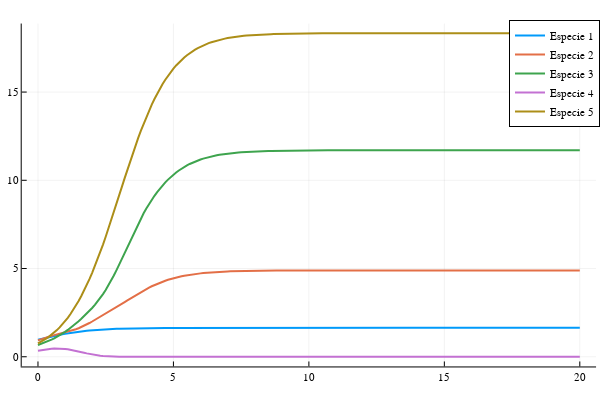

The code cell stored with this chart in its notebook:
### Code cell
plot(t,sol[:,1],label ="Especie 1",w=2)

plot!(t,sol[:,2],label ="Especie 2",w=2)
plot!(t,sol[:,3],label ="Especie 3",w=2)
plot!(t,sol[:,4],label ="Especie 4",w=2)
plot!(t,sol[:,5],label ="Especie 5",w=2)

### Figure 1 — Plotly figure (JSON) as saved in the notebook; plotly's stock layout.template omitted (floating-point values rounded to 4 significant figures; data arrays with more than 128 entries replaced by an {"elided": "..."} marker saying what was removed)
{"data": [{"colorbar": {"len": 0.9525, "title": "", "x": 0.9934, "y": 0.5139}, "legendgroup": "Especie 1", "line": {"color": "rgba(0, 154, 250, 1.000)", "dash": "solid", "shape": "linear", "width": 2}, "mode": "lines", "name": "Especie 1", "showlegend": true, "type": "scatter", "x": {"elided": "201 float values"}, "xaxis": "x", "y": {"elided": "201 float values"}, "yaxis": "y", "zmax": null, "zmin": null}, {"colorbar": {"len": 0.9525, "title": "", "x": 0.9934, "y": 0.5139}, "legendgroup": "Especie 2", "line": {"color": "rgba(227, 111, 71, 1.000)", "dash": "solid", "shape": "linear", "width": 2}, "mode": "lines", "name": "Especie 2", "showlegend": true, "type": "scatter", "x": {"elided": "201 float values"}, "xaxis": "x", "y": {"elided": "201 float values"}, "yaxis": "y", "zmax": null, "zmin": null}, {"colorbar": {"len": 0.9525, "title": "", "x": 0.9934, "y": 0.5139}, "legendgroup": "Especie 3", "line": {"color": "rgba(62, 164, 78, 1.000)", "dash": "solid", "shape": "linear", "width": 2}, "mode": "lines", "name": "Especie 3", "showlegend": true, "type": "scatter", "x": {"elided": "201 float values"}, "xaxis": "x", "y": {"elided": "201 float values"}, "yaxis": "y", "zmax": null, "zmin": null}, {"colorbar": {"len": 0.9525, "title": "", "x": 0.9934, "y": 0.5139}, "legendgroup": "Especie 4", "line": {"color": "rgba(195, 113, 210, 1.000)", "dash": "solid", "shape": "linear", "width": 2}, "mode": "lines", "name": "Especie 4", "showlegend": true, "type": "scatter", "x": {"elided": "201 float values"}, "xaxis": "x", "y": {"elided": "201 float values"}, "yaxis": "y", "zmax": null, "zmin": null}, {"colorbar": {"len": 0.9525, "title": "", "x": 0.9934, "y": 0.5139}, "legendgroup": "Especie 5", "line": {"color": "rgba(172, 142, 24, 1.000)", "dash": "solid", "shape": "linear", "width": 2}, "mode": "lines", "name": "Especie 5", "showlegend": true, "type": "scatter", "x": {"elided": "201 float values"}, "xaxis": "x", "y": {"elided": "201 float values"}, "yaxis": "y", "zmax": null, "zmin": null}], "layout": {"annotations": [], "height": 400, "legend": {"bgcolor": "rgba(255, 255, 255, 1.000)", "bordercolor": "rgba(0, 0, 0, 1.000)", "borderwidth": 1, "font": {"color": "rgba(0, 0, 0, 1.000)", "family": "sans-serif", "size": 11}, "title": {"font": {"color": "rgba(0, 0, 0, 1.000)", "family": "sans-serif", "size": 15}, "text": ""}, "tracegroupgap": 0, "traceorder": "normal", "x": 1, "xanchor": "auto", "y": 1, "yanchor": "auto"}, "margin": {"b": 20, "l": 0, "r": 0, "t": 20}, "paper_bgcolor": "rgba(255, 255, 255, 1.000)", "plot_bgcolor": "rgba(255, 255, 255, 1.000)", "showlegend": true, "width": 600, "xaxis": {"anchor": "y", "domain": [0.03619, 0.9934], "gridcolor": "rgba(0, 0, 0, 0.100)", "gridwidth": 0.5, "linecolor": "rgba(0, 0, 0, 1.000)", "mirror": false, "range": [-0.6, 20.6], "showgrid": true, "showline": true, "showticklabels": true, "tickangle": 0, "tickcolor": "rgb(0, 0, 0)", "tickfont": {"color": "rgba(0, 0, 0, 1.000)", "family": "sans-serif", "size": 11}, "tickmode": "array", "ticks": "inside", "ticktext": ["0", "5", "10", "15", "20"], "tickvals": [0, 5, 10, 15, 20], "title": "", "titlefont": {"color": "rgba(0, 0, 0, 1.000)", "family": "sans-serif", "size": 15}, "type": "-", "visible": true, "zeroline": false, "zerolinecolor": "rgba(0, 0, 0, 1.000)"}, "yaxis": {"anchor": "x", "domain": [0.03762, 0.9902], "gridcolor": "rgba(0, 0, 0, 0.100)", "gridwidth": 0.5, "linecolor": "rgba(0, 0, 0, 1.000)", "mirror": false, "range": [-0.55, 18.88], "showgrid": true, "showline": true, "showticklabels": true, "tickangle": 0, "tickcolor": "rgb(0, 0, 0)", "tickfont": {"color": "rgba(0, 0, 0, 1.000)", "family": "sans-serif", "size": 11}, "tickmode": "array", "ticks": "inside", "ticktext": ["0", "5", "10", "15"], "tickvals": [0, 5, 10, 15], "title": "", "titlefont": {"color": "rgba(0, 0, 0, 1.000)", "family": "sans-serif", "size": 15}, "type": "-", "visible": true, "zeroline": false, "zerolinecolor": "rgba(0, 0, 0, 1.000)"}}}
